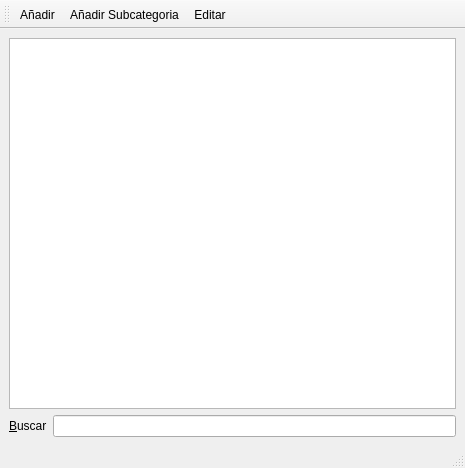
<?xml version="1.0" encoding="UTF-8"?>
<ui version="4.0">
 <class>FrmCategorias</class>
 <widget class="QMainWindow" name="FrmCategorias">
  <property name="geometry">
   <rect>
    <x>0</x>
    <y>0</y>
    <width>465</width>
    <height>468</height>
   </rect>
  </property>
  <property name="windowTitle">
   <string>Categorias</string>
  </property>
  <widget class="QWidget" name="centralwidget">
   <layout class="QGridLayout" name="gridLayout">
    <item row="0" column="0" colspan="2">
     <widget class="QTreeView" name="view">
      <property name="editTriggers">
       <set>QAbstractItemView::NoEditTriggers</set>
      </property>
      <property name="alternatingRowColors">
       <bool>true</bool>
      </property>
     </widget>
    </item>
    <item row="1" column="0">
     <widget class="QLabel" name="label">
      <property name="text">
       <string>&amp;Buscar</string>
      </property>
      <property name="buddy">
       <cstring>txtSearch</cstring>
      </property>
     </widget>
    </item>
    <item row="1" column="1">
     <widget class="QLineEdit" name="txtSearch"/>
    </item>
   </layout>
  </widget>
  <widget class="QStatusBar" name="statusbar"/>
  <widget class="QToolBar" name="toolBar">
   <property name="windowTitle">
    <string>toolBar</string>
   </property>
   <attribute name="toolBarArea">
    <enum>TopToolBarArea</enum>
   </attribute>
   <attribute name="toolBarBreak">
    <bool>false</bool>
   </attribute>
   <addaction name="actionAdd"/>
   <addaction name="actionAddSub"/>
   <addaction name="actionEditar"/>
  </widget>
  <action name="actionAdd">
   <property name="icon">
    <iconset resource="res.qrc">
     <normaloff>:/icons/res/list-add.png</normaloff>:/icons/res/list-add.png</iconset>
   </property>
   <property name="text">
    <string>Añadir</string>
   </property>
   <property name="toolTip">
    <string>Añadir Categoria</string>
   </property>
   <property name="shortcut">
    <string>Ctrl+N</string>
   </property>
  </action>
  <action name="actionDelete">
   <property name="icon">
    <iconset resource="res.qrc">
     <normaloff>:/icons/res/list-remove.png</normaloff>:/icons/res/list-remove.png</iconset>
   </property>
   <property name="text">
    <string>Borrar</string>
   </property>
  </action>
  <action name="actionEditar">
   <property name="icon">
    <iconset resource="res.qrc">
     <normaloff>:/icons/res/document-edit.png</normaloff>:/icons/res/document-edit.png</iconset>
   </property>
   <property name="text">
    <string>Editar</string>
   </property>
  </action>
  <action name="actionAddSub">
   <property name="icon">
    <iconset resource="res.qrc">
     <normaloff>:/icons/res/format-add-node.png</normaloff>:/icons/res/format-add-node.png</iconset>
   </property>
   <property name="text">
    <string>Añadir Subcategoria</string>
   </property>
  </action>
 </widget>
 <resources>
  <include location="res.qrc"/>
 </resources>
 <connections/>
</ui>
